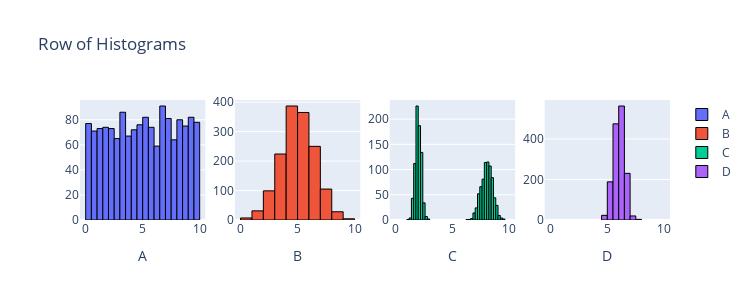

Notebook source saved alongside this figure:
### Markdown cell above
**3**

### Code cell
from scipy import stats
import plotly.graph_objects as go
from plotly.subplots import make_subplots
import numpy as np

n = 1500
data1 = stats.uniform.rvs(0, 10, size=n)
data2 = stats.norm.rvs(5, 1.5, size=n)
data3 = np.r_[stats.norm.rvs(2, 0.25, size=int(n/2)), stats.norm.rvs(8, 0.5, size=int(n/2))]
data4 = stats.norm.rvs(6, 0.5, size=n)

fig = make_subplots(rows=1, cols=4)

fig.add_trace(go.Histogram(x=data1, name='A', nbinsx=30, marker=dict(line=dict(color='black', width=1))), row=1, col=1)
fig.add_trace(go.Histogram(x=data2, name='B', nbinsx=15, marker=dict(line=dict(color='black', width=1))), row=1, col=2)
fig.add_trace(go.Histogram(x=data3, name='C', nbinsx=45, marker=dict(line=dict(color='black', width=1))), row=1, col=3)
fig.add_trace(go.Histogram(x=data4, name='D', nbinsx=15, marker=dict(line=dict(color='black', width=1))), row=1, col=4)

fig.update_layout(height=300, width=750, title_text="Row of Histograms")
fig.update_xaxes(title_text="A", row=1, col=1)
fig.update_xaxes(title_text="B", row=1, col=2)
fig.update_xaxes(title_text="C", row=1, col=3)
fig.update_xaxes(title_text="D", row=1, col=4)
fig.update_xaxes(range=[-0.5, 10.5])

for trace in fig.data:
    trace.xbins = dict(start=0, end=10)
    
# This code was produced by just making requests to Microsoft Copilot
# https://github.com/pointOfive/stat130chat130/blob/main/CHATLOG/wk3/COP/SLS/0001_concise_makeAplotV1.md

fig.show() # USE `fig.show(renderer="png")` FOR ALL GitHub and MarkUs SUBMISSIONS

### Figure 1 — Plotly figure (JSON) as saved in the notebook; plotly's stock layout.template omitted (floating-point values rounded to 4 significant figures; data arrays with more than 128 entries replaced by an {"elided": "..."} marker saying what was removed)
{"data": [{"marker": {"line": {"color": "black", "width": 1}}, "name": "A", "nbinsx": 30, "type": "histogram", "x": {"elided": "1500 float values"}, "xaxis": "x", "xbins": {"end": 10, "start": 0}, "yaxis": "y"}, {"marker": {"line": {"color": "black", "width": 1}}, "name": "B", "nbinsx": 15, "type": "histogram", "x": {"elided": "1500 float values"}, "xaxis": "x2", "xbins": {"end": 10, "start": 0}, "yaxis": "y2"}, {"marker": {"line": {"color": "black", "width": 1}}, "name": "C", "nbinsx": 45, "type": "histogram", "x": {"elided": "1500 float values"}, "xaxis": "x3", "xbins": {"end": 10, "start": 0}, "yaxis": "y3"}, {"marker": {"line": {"color": "black", "width": 1}}, "name": "D", "nbinsx": 15, "type": "histogram", "x": {"elided": "1500 float values"}, "xaxis": "x4", "xbins": {"end": 10, "start": 0}, "yaxis": "y4"}], "layout": {"height": 300, "title": {"text": "Row of Histograms"}, "width": 750, "xaxis": {"anchor": "y", "domain": [0, 0.2125], "range": [-0.5, 10.5], "title": {"text": "A"}}, "xaxis2": {"anchor": "y2", "domain": [0.2625, 0.475], "range": [-0.5, 10.5], "title": {"text": "B"}}, "xaxis3": {"anchor": "y3", "domain": [0.525, 0.7375], "range": [-0.5, 10.5], "title": {"text": "C"}}, "xaxis4": {"anchor": "y4", "domain": [0.7875, 1], "range": [-0.5, 10.5], "title": {"text": "D"}}, "yaxis": {"anchor": "x", "domain": [0, 1]}, "yaxis2": {"anchor": "x2", "domain": [0, 1]}, "yaxis3": {"anchor": "x3", "domain": [0, 1]}, "yaxis4": {"anchor": "x4", "domain": [0, 1]}}}
